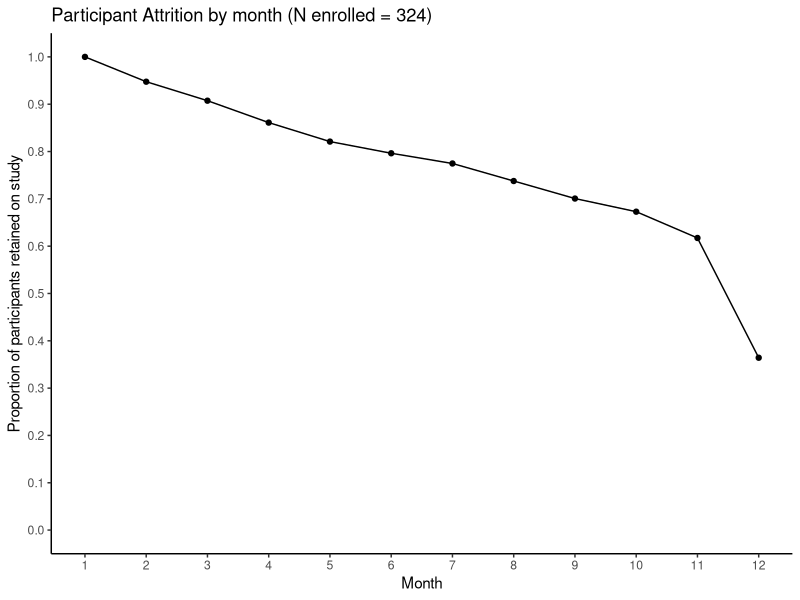
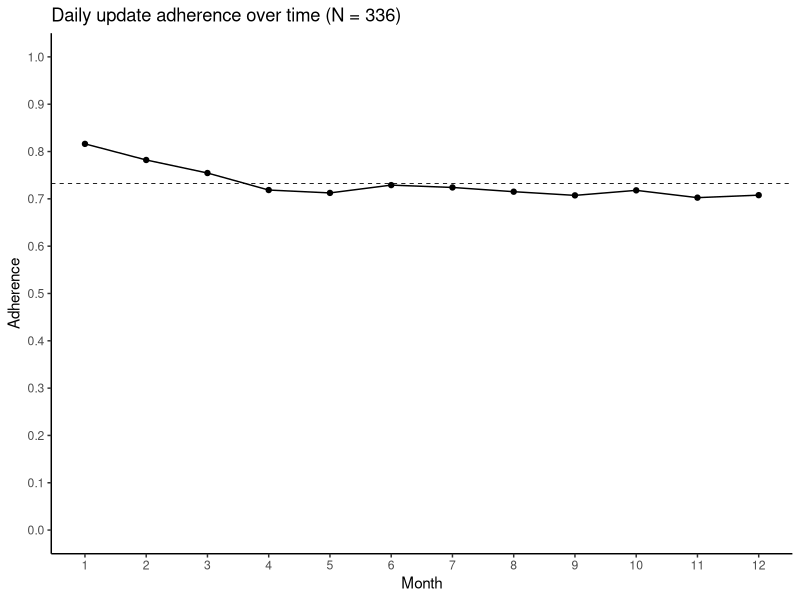

These charts were generated, in order, by the following R code:
## ---- chunk 1
#| echo: false

library(tidyverse) |> 
  suppressMessages()

options(knitr.kable.NA = '')
## ---- chunk 2
#| echo: false
#| message: false

dem <- read_csv(here::here("data/risk2_dem.csv"),
                show_col_types = FALSE) |> 
  rename(` ` = `...1`)

dem |> 
  knitr::kable(digits = 1) |> 
  kableExtra::kable_classic() |> 
  kableExtra::group_rows(start_row = 2, end_row = 8) |> 
  kableExtra::group_rows(start_row = 10, end_row = 14) |> 
  kableExtra::group_rows(start_row = 16, end_row = 20) |> 
  kableExtra::group_rows(start_row = 22, end_row = 28) |> 
  kableExtra::group_rows(start_row = 30, end_row = 35) |> 
  kableExtra::group_rows(start_row = 37, end_row = 42) |> 
  kableExtra::group_rows(start_row = 44, end_row = 51) |> 
  kableExtra::group_rows(start_row = 53, end_row = 54) |> 
  kableExtra::group_rows(start_row = 57, end_row = 60) |> 
  kableExtra::group_rows(start_row = 62, end_row = 66) |> 
  kableExtra::group_rows(start_row = 68, end_row = 69)
## ---- chunk 3
#| label: fig-disp
#| echo: false

disposition <- read_csv(here::here("data/risk2_disp.csv"),
                show_col_types = FALSE)

disposition |> 
  group_by(month) |> 
  ggplot(aes(x = month, y = prop)) +
  geom_point() +
  geom_line() +
  theme_classic() +
  scale_x_continuous(name = "Month", 
                     breaks = seq(1, 12, 1)) +
  scale_y_continuous(name = "Proportion of participants retained on study", 
                     breaks = seq(0, 1, .1), 
                     limits = c(0, 1)) +
  labs(title = "Participant Attrition by month (N enrolled = 324)") +
  theme(legend.title = element_blank()) 
## ---- chunk 4
#| label: fig-adher
#| echo: false

adherence <- read_csv(here::here("data/risk2_ema_adherence.csv"),
                show_col_types = FALSE)

adherence |> 
  group_by(month) |> 
  summarize(mean_adherence = mean(adherence)) |> 
  ggplot(aes(x = month, y = mean_adherence)) +
  geom_point() +
  geom_line() +
  theme_classic() +
  scale_x_continuous(name = "Month", 
                     breaks = seq(1, 12, 1)) +
  scale_y_continuous(name = "Adherence", 
                     breaks = seq(0, 1, .1), 
                     limits = c(0, 1)) +
  labs(title = "Daily update adherence over time (N = 336) ") +
  theme(legend.title = element_blank()) +
  geom_hline(aes(yintercept = mean(mean_adherence)), linetype = "dashed", linewidth = .3)
